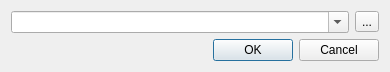
<?xml version="1.0" encoding="UTF-8"?>
<ui version="4.0">
 <class>Gui::RunScriptDialog</class>
 <widget class="QDialog" name="Gui::RunScriptDialog">
  <property name="geometry">
   <rect>
    <x>0</x>
    <y>0</y>
    <width>390</width>
    <height>70</height>
   </rect>
  </property>
  <property name="windowTitle">
   <string>Run Script Dialog</string>
  </property>
  <layout class="QGridLayout" name="gridLayout">
   <item row="1" column="0" colspan="2">
    <widget class="QDialogButtonBox" name="buttonBox">
     <property name="orientation">
      <enum>Qt::Horizontal</enum>
     </property>
     <property name="standardButtons">
      <set>QDialogButtonBox::Cancel|QDialogButtonBox::Ok</set>
     </property>
    </widget>
   </item>
   <item row="0" column="0">
    <widget class="QComboBox" name="comboBox">
     <property name="editable">
      <bool>true</bool>
     </property>
     <property name="insertPolicy">
      <enum>QComboBox::NoInsert</enum>
     </property>
     <property name="placeholderText">
      <string>Name or path of a script</string>
     </property>
    </widget>
   </item>
   <item row="0" column="1">
    <widget class="QToolButton" name="toolButton">
     <property name="toolTip">
      <string>Select Script</string>
     </property>
     <property name="text">
      <string>...</string>
     </property>
    </widget>
   </item>
  </layout>
 </widget>
 <resources/>
 <connections>
  <connection>
   <sender>buttonBox</sender>
   <signal>accepted()</signal>
   <receiver>Gui::RunScriptDialog</receiver>
   <slot>accept()</slot>
   <hints>
    <hint type="sourcelabel">
     <x>248</x>
     <y>254</y>
    </hint>
    <hint type="destinationlabel">
     <x>157</x>
     <y>274</y>
    </hint>
   </hints>
  </connection>
  <connection>
   <sender>buttonBox</sender>
   <signal>rejected()</signal>
   <receiver>Gui::RunScriptDialog</receiver>
   <slot>reject()</slot>
   <hints>
    <hint type="sourcelabel">
     <x>316</x>
     <y>260</y>
    </hint>
    <hint type="destinationlabel">
     <x>286</x>
     <y>274</y>
    </hint>
   </hints>
  </connection>
 </connections>
</ui>
